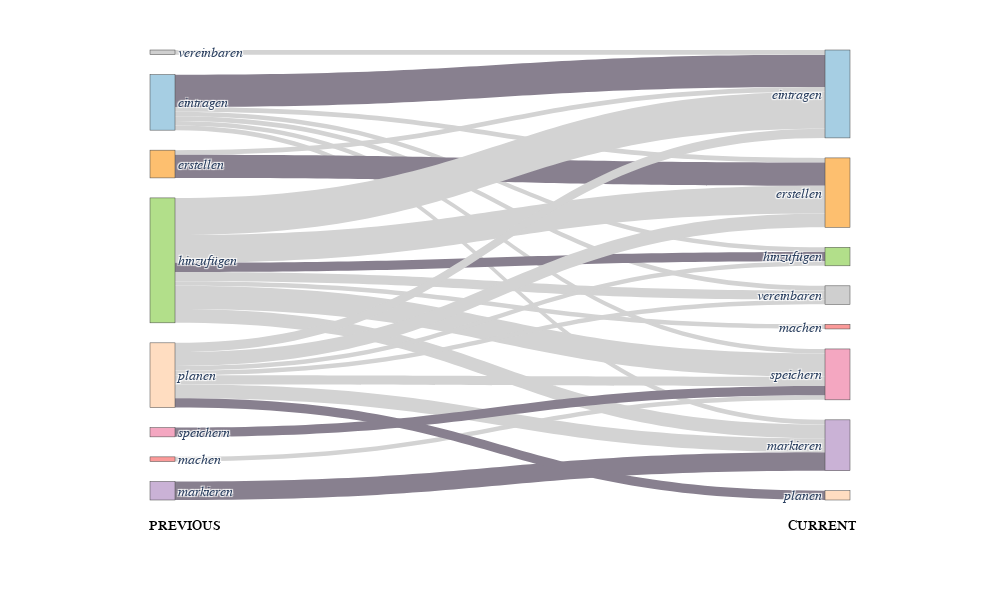

The code cell stored with this chart in its notebook:
### Code cell
import pandas as pd
import plotly.graph_objects as go

# Aggregate counts
flows = variation_sample.groupby(["PREVIOUS", "CURRENT"]).size().reset_index(name="count")

# Create a unique label list with each verb appearing twice (left and right side)
unique_verbs = sorted(set(flows["PREVIOUS"]).union(set(flows["CURRENT"])))
labels = [f"<i>{verb}</i> " for verb in unique_verbs] + [f"<i>{verb}</i>" for verb in unique_verbs]

# Assign stronger pastel colors
pastel_colors = [
    "#A6CEE3", "#FDBF6F", "#B2DF8A", "#FB9A99", "#CAB2D6",
    "#FFDDC1", "#F4A7C1", "#CFCFCF", "#FFFF99", "#B0E0E6"
]
verb_colors = {verb: pastel_colors[i % len(pastel_colors)] for i, verb in enumerate(unique_verbs)}

# Map labels to indices
label_map = {label: i for i, label in enumerate(labels)}

# Define node colors (matching left and right)
node_colors = [verb_colors[verb.strip("<i></i>")] for verb in unique_verbs] * 2

# Identify self-loops
link_colors = ["#88808F" if prev == curr else "lightgray" for prev, curr in zip(flows["PREVIOUS"], flows["CURRENT"])]

# Adjust node positions to prevent skewing
y_positions = [i / len(unique_verbs) for i in range(len(unique_verbs))]
x_positions = [0] * len(unique_verbs) + [1] * len(unique_verbs)

# Create Sankey diagram
fig = go.Figure(go.Sankey(
    arrangement="snap",
    node=dict(
        label=labels,
        pad=20, thickness=25, color=node_colors,
        x=x_positions, y=y_positions  # Adjust positions to prevent cutoffs
    ),
    link=dict(
        source=[label_map[f"<i>{prev}</i> "] for prev in flows["PREVIOUS"]],
        target=[label_map[f"<i>{curr}</i>"] for curr in flows["CURRENT"]],
        value=flows["count"].tolist(),
        color=link_colors
    )
))

# Adjust figure size and margins
fig.update_layout(
    font=dict(size=14, family="Serif"),  # Ensuring LaTeX-style font
    width=1000,  # Narrower
    height=600,  # Taller to avoid cutoff
    margin=dict(l=150, r=150, t=50, b=100)  # More space for labels
)

fig.update_layout(
    annotations=[
        dict(
            x=0.05, y=-0.08, text="<span style='font-variant: small-caps;'>previous</span>", 
            showarrow=False, font=dict(size=20, color="black"), xanchor="center"
        ),
        dict(
            x=0.96, y=-0.08, text="<span style='font-variant: small-caps;'>current</span>", 
            showarrow=False, font=dict(size=20, color="black"), xanchor="center"
        )
    ]
)

# Get unique verb positions from the label list
previous_positions = {verb: i / len(unique_verbs) for i, verb in enumerate(sorted(flows["PREVIOUS"].unique()))}
current_positions = {verb: i / len(unique_verbs) for i, verb in enumerate(sorted(flows["CURRENT"].unique()))}

# Export high-resolution PNG
fig.write_image("../../../publication/further/images/sankey_plot_SCHEDULE.png", scale=4)

fig.show()

### Figure 1 — Plotly figure (JSON) as saved in the notebook; plotly's stock layout.template omitted (floating-point values rounded to 4 significant figures)
{"data": [{"arrangement": "snap", "link": {"color": ["#88808F", "lightgray", "lightgray", "lightgray", "lightgray", "lightgray", "lightgray", "#88808F", "lightgray", "lightgray", "#88808F", "lightgray", "lightgray", "lightgray", "lightgray", "lightgray", "#88808F", "lightgray", "lightgray", "lightgray", "lightgray", "#88808F", "lightgray", "lightgray", "#88808F", "lightgray"], "source": [0, 0, 0, 0, 0, 0, 1, 1, 2, 2, 2, 2, 2, 2, 2, 3, 4, 5, 5, 5, 5, 5, 5, 5, 6, 7], "target": [8, 9, 10, 12, 14, 15, 8, 9, 8, 9, 10, 11, 12, 14, 15, 14, 12, 8, 9, 10, 12, 13, 14, 15, 14, 8], "value": [7, 1, 1, 1, 1, 1, 1, 5, 8, 6, 2, 1, 3, 5, 2, 1, 4, 2, 3, 1, 3, 2, 2, 1, 2, 1]}, "node": {"color": ["#A6CEE3", "#FDBF6F", "#B2DF8A", "#FB9A99", "#CAB2D6", "#FFDDC1", "#F4A7C1", "#CFCFCF", "#A6CEE3", "#FDBF6F", "#B2DF8A", "#FB9A99", "#CAB2D6", "#FFDDC1", "#F4A7C1", "#CFCFCF"], "label": ["<i>eintragen</i> ", "<i>erstellen</i> ", "<i>hinzufügen</i> ", "<i>machen</i> ", "<i>markieren</i> ", "<i>planen</i> ", "<i>speichern</i> ", "<i>vereinbaren</i> ", "<i>eintragen</i>", "<i>erstellen</i>", "<i>hinzufügen</i>", "<i>machen</i>", "<i>markieren</i>", "<i>planen</i>", "<i>speichern</i>", "<i>vereinbaren</i>"], "pad": 20, "thickness": 25, "x": [0, 0, 0, 0, 0, 0, 0, 0, 1, 1, 1, 1, 1, 1, 1, 1], "y": [0, 0.125, 0.25, 0.375, 0.5, 0.625, 0.75, 0.875]}, "type": "sankey"}], "layout": {"annotations": [{"font": {"color": "black", "size": 20}, "showarrow": false, "text": "<span style='font-variant: small-caps;'>previous</span>", "x": 0.05, "xanchor": "center", "y": -0.08}, {"font": {"color": "black", "size": 20}, "showarrow": false, "text": "<span style='font-variant: small-caps;'>current</span>", "x": 0.96, "xanchor": "center", "y": -0.08}], "font": {"family": "Serif", "size": 14}, "height": 600, "margin": {"b": 100, "l": 150, "r": 150, "t": 50}, "width": 1000}}
